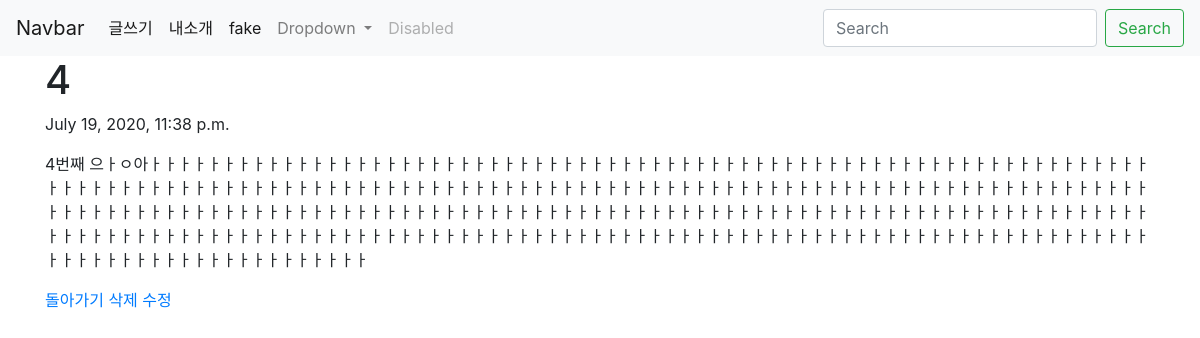
Page /blog/3/ on the committed database.
### blog/models.py (models this page shows, shortened)
class Blog(models.Model):
    title = models.CharField(max_length = 200)
    pub_date = models.DateTimeField('date published')
    body = models.TextField()

### blog/views.py (the view)
# urls.py: path('<int:blog_id>/', views.detail, name = 'detail'),
def detail(request, blog_id):
    blog_detail = get_object_or_404(Blog, pk = blog_id)
    return render(request, 'detail.html', {'blog': blog_detail})

### blog/templates/detail.html
{% extends 'base.html' %}
{% block content %}
<h1>{{blog.title}}</h1>
<p>{{blog.pub_date}}</p>
<p>{{blog.body}}</p>
<a href="{% url 'blog' %}">돌아가기</a>
<a href="{% url 'delete' blog.id %}">삭제</a>
<a href="{% url 'update' blog.id %}">수정</a>
{% endblock %}

### rows in the picture
Blog: title "4", pub_date "July 19, 2020, 11:38 p.m.", body "4번째 으ㅏㅇ아ㅏㅏㅏㅏㅏㅏㅏㅏㅏㅏㅏㅏㅏㅏㅏㅏㅏㅏㅏㅏㅏㅏㅏㅏㅏㅏㅏㅏㅏㅏㅏㅏㅏㅏㅏㅏㅏㅏㅏㅏㅏㅏㅏㅏㅏㅏㅏㅏㅏㅏㅏㅏㅏㅏㅏㅏㅏㅏㅏㅏㅏㅏㅏㅏㅏㅏㅏㅏㅏㅏㅏㅏㅏㅏㅏㅏㅏㅏㅏㅏㅏㅏㅏㅏㅏㅏㅏㅏㅏㅏㅏㅏㅏㅏㅏㅏㅏㅏㅏㅏㅏㅏㅏㅏㅏㅏㅏㅏㅏㅏㅏㅏㅏㅏㅏㅏㅏㅏㅏㅏㅏㅏㅏㅏㅏㅏㅏㅏㅏㅏㅏㅏㅏㅏㅏㅏㅏㅏㅏㅏㅏㅏㅏㅏㅏㅏㅏㅏㅏㅏㅏㅏㅏㅏㅏㅏㅏㅏㅏㅏㅏㅏㅏㅏㅏㅏㅏㅏㅏㅏㅏㅏㅏㅏㅏㅏㅏㅏㅏㅏㅏㅏㅏㅏㅏㅏㅏㅏㅏㅏㅏㅏㅏㅏㅏㅏㅏㅏㅏㅏㅏㅏㅏㅏㅏㅏㅏㅏㅏㅏㅏㅏㅏㅏㅏㅏㅏㅏㅏㅏㅏㅏㅏㅏㅏㅏㅏㅏㅏㅏㅏㅏㅏㅏㅏㅏㅏㅏㅏㅏㅏㅏㅏㅏㅏㅏㅏㅏㅏㅏㅏㅏㅏㅏㅏㅏㅏㅏㅏㅏㅏㅏㅏㅏㅏㅏㅏㅏㅏㅏㅏㅏㅏㅏㅏㅏㅏㅏㅏㅏㅏㅏㅏㅏㅏㅏㅏㅏㅏㅏㅏㅏㅏㅏㅏㅏㅏㅏㅏㅏㅏㅏㅏㅏㅏㅏㅏㅏㅏㅏㅏㅏㅏㅏㅏ"
